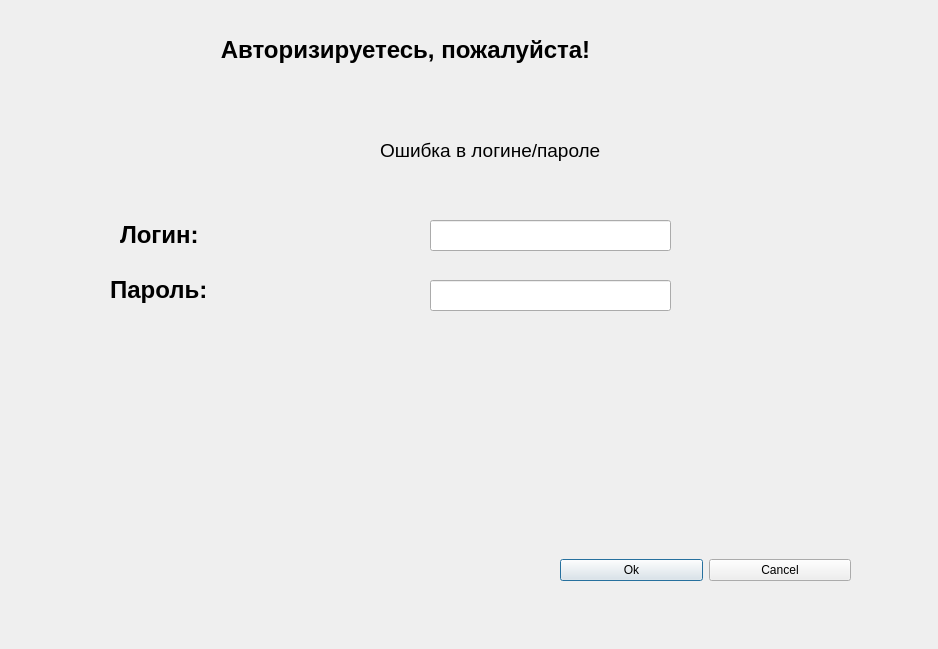
<?xml version="1.0" encoding="UTF-8"?>
<ui version="4.0">
 <class>Dialog_login</class>
 <widget class="QDialog" name="Dialog_login">
  <property name="geometry">
   <rect>
    <x>0</x>
    <y>0</y>
    <width>938</width>
    <height>649</height>
   </rect>
  </property>
  <property name="windowTitle">
   <string>Dialog</string>
  </property>
  <widget class="QLabel" name="label">
   <property name="geometry">
    <rect>
     <x>120</x>
     <y>210</y>
     <width>221</width>
     <height>51</height>
    </rect>
   </property>
   <property name="text">
    <string>&lt;html&gt;&lt;head/&gt;&lt;body&gt;&lt;p&gt;&lt;span style=&quot; font-size:18pt; font-weight:600;&quot;&gt;Логин:&lt;/span&gt;&lt;/p&gt;&lt;/body&gt;&lt;/html&gt;</string>
   </property>
  </widget>
  <widget class="QLabel" name="label_2">
   <property name="geometry">
    <rect>
     <x>110</x>
     <y>260</y>
     <width>241</width>
     <height>61</height>
    </rect>
   </property>
   <property name="text">
    <string>&lt;html&gt;&lt;head/&gt;&lt;body&gt;&lt;p&gt;&lt;span style=&quot; font-size:18pt; font-weight:600;&quot;&gt;Пароль:&lt;/span&gt;&lt;/p&gt;&lt;/body&gt;&lt;/html&gt;</string>
   </property>
  </widget>
  <widget class="QLabel" name="label_3">
   <property name="geometry">
    <rect>
     <x>0</x>
     <y>-10</y>
     <width>811</width>
     <height>121</height>
    </rect>
   </property>
   <property name="text">
    <string>&lt;html&gt;&lt;head/&gt;&lt;body&gt;&lt;p align=&quot;center&quot;&gt;&lt;span style=&quot; font-size:18pt; font-weight:600;&quot;&gt;Авторизируетесь, пожалуйста!&lt;/span&gt;&lt;/p&gt;&lt;/body&gt;&lt;/html&gt;</string>
   </property>
  </widget>
  <widget class="QLineEdit" name="lineEdit_Login">
   <property name="geometry">
    <rect>
     <x>430</x>
     <y>220</y>
     <width>241</width>
     <height>31</height>
    </rect>
   </property>
  </widget>
  <widget class="QLineEdit" name="lineEdit_Password">
   <property name="geometry">
    <rect>
     <x>430</x>
     <y>280</y>
     <width>241</width>
     <height>31</height>
    </rect>
   </property>
  </widget>
  <widget class="QLabel" name="label_err">
   <property name="geometry">
    <rect>
     <x>380</x>
     <y>120</y>
     <width>231</width>
     <height>61</height>
    </rect>
   </property>
   <property name="text">
    <string>&lt;html&gt;&lt;head/&gt;&lt;body&gt;&lt;p&gt;&lt;span style=&quot; font-size:14pt;&quot;&gt;Ошибка в логине/пароле&lt;/span&gt;&lt;/p&gt;&lt;/body&gt;&lt;/html&gt;</string>
   </property>
  </widget>
  <widget class="QWidget" name="horizontalLayoutWidget">
   <property name="geometry">
    <rect>
     <x>560</x>
     <y>530</y>
     <width>291</width>
     <height>81</height>
    </rect>
   </property>
   <layout class="QHBoxLayout" name="horizontalLayout">
    <item>
     <widget class="QPushButton" name="Ok">
      <property name="mouseTracking">
       <bool>true</bool>
      </property>
      <property name="text">
       <string>Ok</string>
      </property>
     </widget>
    </item>
    <item>
     <widget class="QPushButton" name="Cancel">
      <property name="mouseTracking">
       <bool>true</bool>
      </property>
      <property name="text">
       <string>Cancel</string>
      </property>
     </widget>
    </item>
   </layout>
  </widget>
 </widget>
 <resources/>
 <connections/>
</ui>
